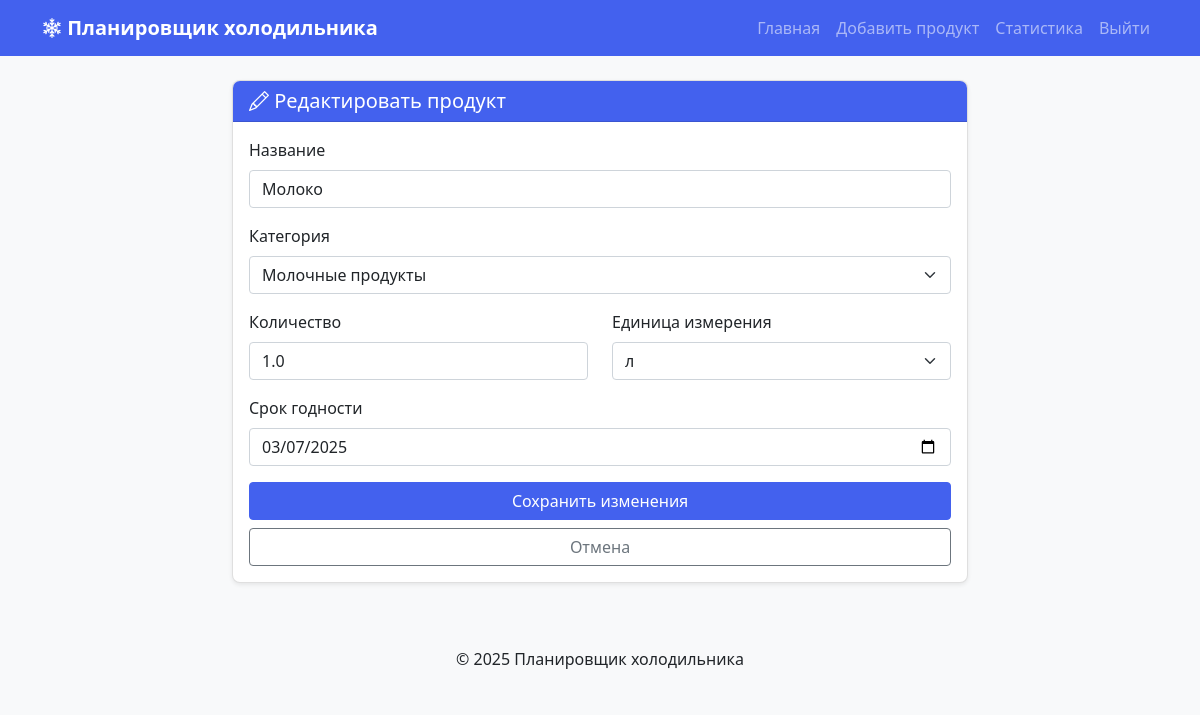
Page /edit_product/1 (signed in) on the committed database.
### app/models.py (models this page shows, shortened)
class Product(db.Model):
    id = db.Column(db.Integer, primary_key=True)
    name = db.Column(db.String(100), nullable=False)
    category = db.Column(db.String(50), nullable=False)
    quantity = db.Column(db.Float, nullable=False)
    unit = db.Column(db.String(20), nullable=False)
    expiry_date = db.Column(db.DateTime, nullable=False)
    date_added = db.Column(db.DateTime, default=lambda: datetime.now(timezone.utc))
    user_id = db.Column(db.Integer, db.ForeignKey("user.id"), nullable=True)
    owner = db.relationship("User", backref=db.backref("products", lazy=True))
    from datetime import datetime, timezone

### app/routes.py (the view, shortened to what this page needs)
@main.route("/edit_product/<int:id>", methods=["GET", "POST"])
@login_required
def edit_product(id):
    product = Product.query.get_or_404(id)
    return render_template("edit_product.html", product=product)

### app/__init__.py (called while the page is built)
@login_manager.user_loader
def load_user(user_id):
    from app.models import User
    return User.query.get(int(user_id))

### app/templates/edit_product.html (shortened to what this page needs)
{% extends 'base.html' %}
{% block content %}
<div class="row justify-content-center">
    <div class="col-md-8">
        <div class="card shadow-sm">
            <div class="card-header bg-primary text-white">
                <h5 class="mb-0"><i class="bi bi-pencil"></i> Редактировать продукт</h5>
            </div>
            <div class="card-body">
                <form method="POST">
                    <div class="mb-3">
                        <label for="name" class="form-label">Название</label>
                        <input type="text" class="form-control" id="name" name="name" value="{{ product.name }}" required>
                    </div>
                    <div class="mb-3">
                        <label for="category" class="form-label">Категория</label>
                        <select class="form-select" id="category" name="category" required>
                            <option value="Молочные продукты" {% if product.category == 'Молочные продукты' %}selected{% endif %}>Молочные продукты</option>
                        </select>
                    </div>
                    <div class="row mb-3">
                        <div class="col-md-6">
                            <label for="quantity" class="form-label">Количество</label>
                            <input type="number" class="form-control" id="quantity" name="quantity" value="{{ product.quantity }}" min="0.1" step="0.1" required>
                        </div>
                        <div class="col-md-6">
                            <label for="unit" class="form-label">Единица измерения</label>
                            <select class="form-select" id="unit" name="unit" required>
                                <option value="л" {% if product.unit == 'л' %}selected{% endif %}>л</option>
                            </select>
                        </div>
                    </div>
                    <div class="mb-3">
                        <label for="expiry_date" class="form-label">Срок годности</label>
                        <input type="date" class="form-control" id="expiry_date" name="expiry_date" value="{{ product.expiry_date.strftime('%Y-%m-%d') }}" required>
                    </div>
                    <div class="d-grid gap-2">
                        <button type="submit" class="btn btn-primary">Сохранить изменения</button>
                        <a href="{{ url_for('main.index') }}" class="btn btn-outline-secondary">Отмена</a>
                    </div>
                </form>
            </div>
        </div>
    </div>
</div>
{% endblock %}

### app/static/css/style.css (style rules this page uses)
body { background-color: #f8f9fa; font-family: 'Segoe UI', Tahoma, Geneva, Verdana, sans-serif; }
.card { border-radius: 0.5rem; overflow: hidden; transition: transform 0.3s ease, box-shadow 0.3s ease; }
.card-header { font-weight: 600; }
.btn-primary { background-color: #4361ee; border-color: #4361ee; }
.bg-primary { background-color: #4361ee !important; }
.card { animation: fadeIn 0.6s ease-out; }

### rows in the picture
Product: name "Молоко", category "Молочные продукты", quantity "1.0", unit "л", expiry_date "03/07/2025"
